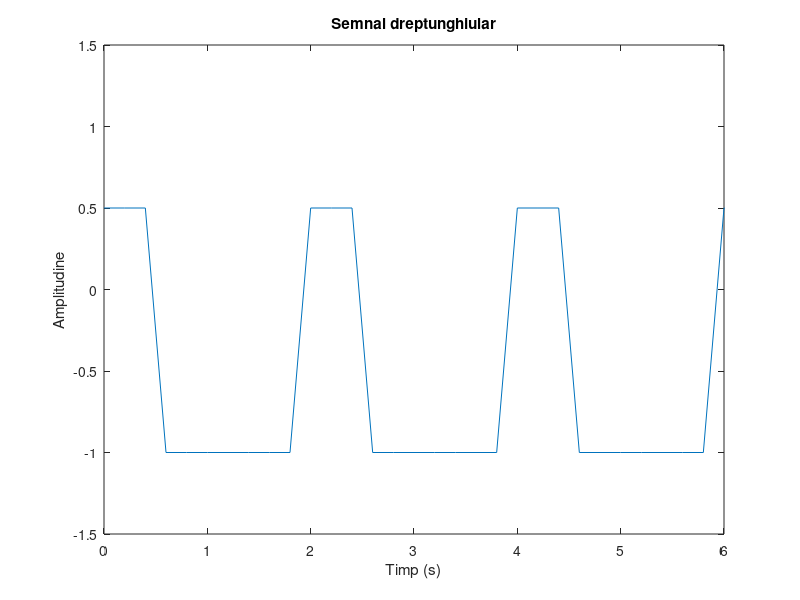

Source code (MATLAB):
fs= input('Introduceti freq. de esantionare:');
t = 0:1/fs:100;

x2 = square(pi*t,25);
% pentru nivel maxim 0.5
for i = 1:1:length(x2)
   if x2(i) > 0
       x2(i) = x2(i)/2;
   end
end
plot(t,x2)
axis([0 6 -1.5 1.5])
xlabel('Timp (s)')
ylabel('Amplitudine')
title('Semnal dreptunghiular')